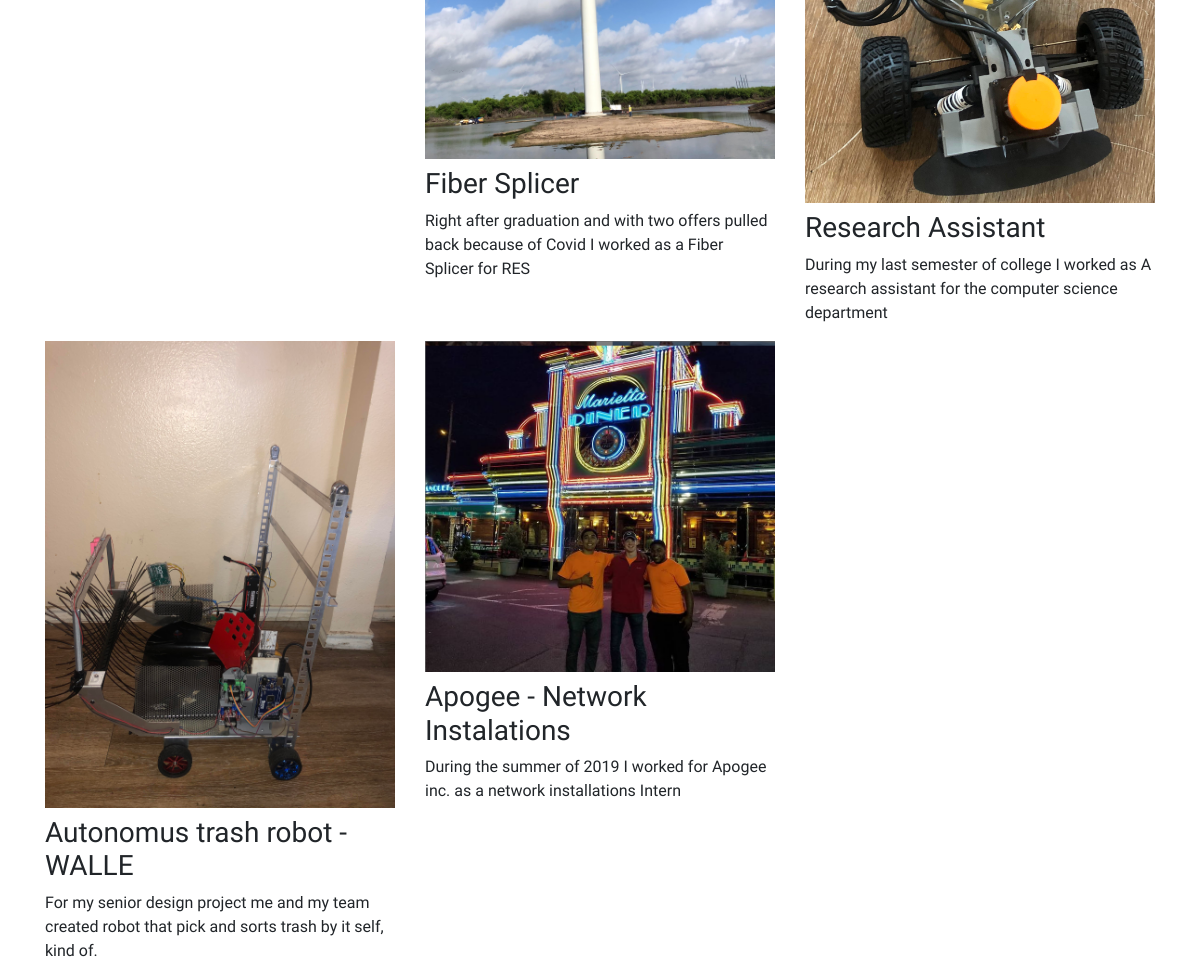
The app's page / (lower part), older data.
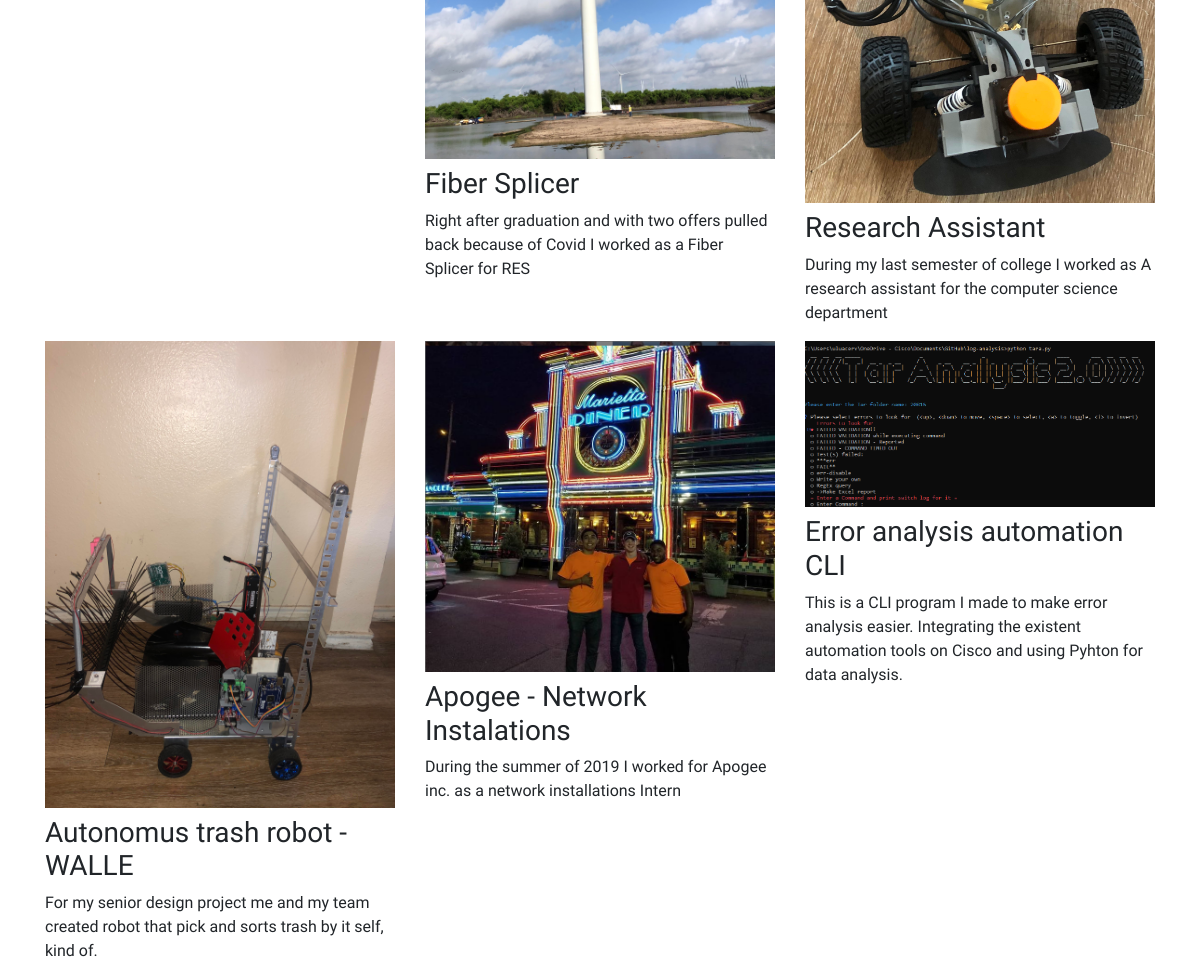
The same page, newer data.
### portfolio/models.py (models this page shows, shortened)
class Project(models.Model):
    title = models.CharField(max_length=100)
    description = models.CharField(max_length=250)
    image = models.ImageField(upload_to='portfolio/images/')
    url = models.URLField(blank=True)

### portfolio/views.py (the view)
# urls.py: 2. Add a URL to urlpatterns:  path('', views.home, name='home')
def home(request):
    projects = Project.objects.all()
    return render(request, 'portfolio/home.html', {'projects':projects})

### portfolio/templates/portfolio/home.html (shortened to what this page needs)
{% extends "portfolio/base.html" %}
{% load static %}
{% block content %}
<div class="row">
  {% for project in projects %}
  <div class="col-lg-4 col-md-6">
    {% if project.url %}
    <a href="{{ project.url }}">
      <img src="{{ project.image.url }}" class="img-fluid mb-2">
    </a>
    {% else %}
    <img src="{{ project.image.url }}" class="img-fluid mb-2">
    {% endif %}
    <h3>{{ project.title }}</h3>
    <p>{{ project.description }}</p>
  </div>
  {% endfor %}
</div>
{% endblock %}

Row changes from the older to the newer data that the page shows:
added Project: image (picture), title "Error analysis automation CLI", description "This is a CLI program I made to make error analysis easier. Integrating the existent automation tools on Cisco and using Pyhton for data analysis."
